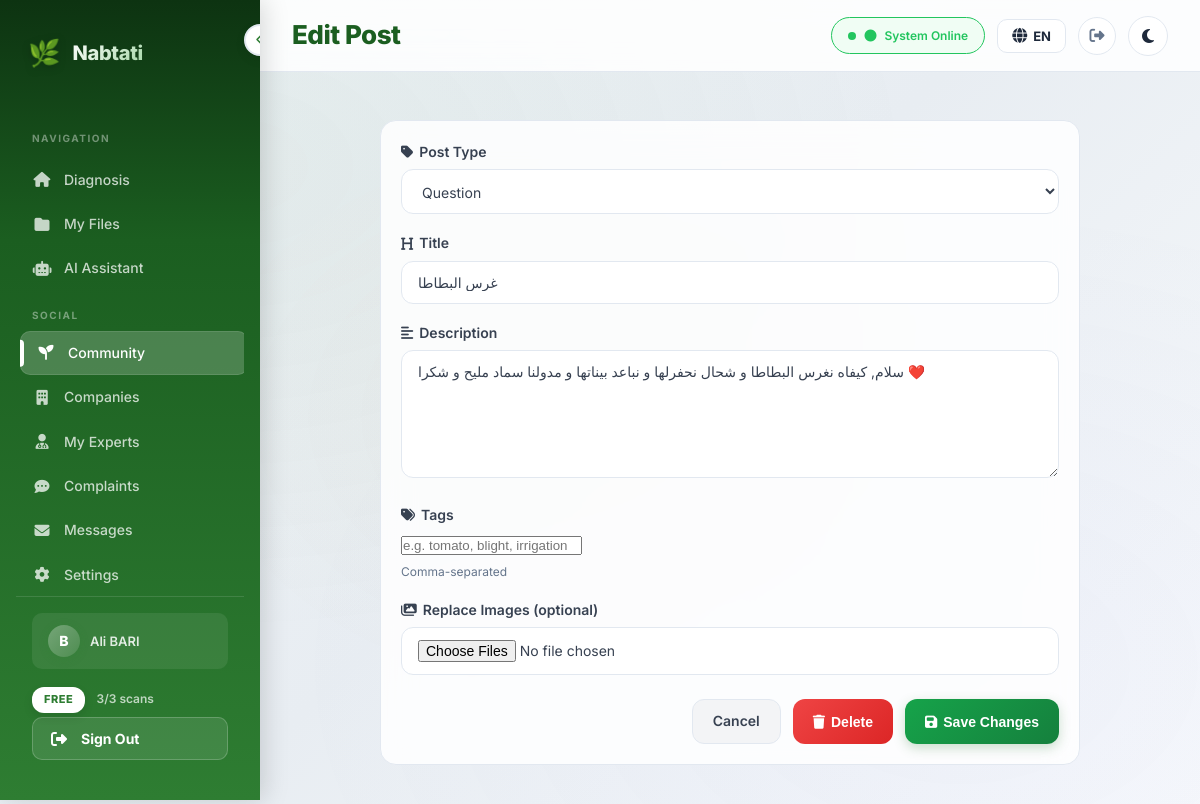
The page /community/post/2/edit/ (signed in) on the database its author committed.
### analysis/models.py (models this page shows, shortened)
class CustomUser(AbstractUser):
    email = models.EmailField(unique=True)
    email_verified = models.BooleanField(default=False)
    birth_date = models.DateField(null=True, blank=True)
    PURPOSE_CHOICES = [
        ("farmer", "Farmer"),
        ("company", "Company"),
        ("other", "Other"),
    ]
    purpose = models.CharField(
        max_length=20,
        choices=PURPOSE_CHOICES,
        default="other",
    )
    user_code = models.CharField(
        max_length=6,
        unique=True,
        default=generate_user_code,
    )
    avatar = models.ImageField(upload_to="avatars/", null=True, blank=True)
    bio = models.TextField(max_length=500, blank=True)
    location = models.CharField(max_length=100, blank=True)
    crops_of_interest = models.JSONField(default=list, blank=True)
    role = models.CharField(
        max_length=10,
        choices=ROLE_CHOICES,
        default="user",
    )
    plan_type = models.CharField(
        max_length=10,
        choices=PLAN_CHOICES,
        default="free",
    )
    subscription_start = models.DateTimeField(null=True, blank=True)
    subscription_end = models.DateTimeField(null=True, blank=True)
    daily_scan_count = models.PositiveIntegerField(default=0)
    last_scan_date = models.DateField(null=True, blank=True)
    total_scans_count = models.PositiveIntegerField(default=0)
    class Meta:
        verbose_name = "User"
        verbose_name_plural = "Users"
    def get_display_name(self):
        if self.role == "company":
            try:
                return self.company_profile.company_name
            except Exception:
                return self.get_full_name() or self.username
        return self.get_full_name() or self.username
    @property
    def is_expert(self):
        return self.role == "expert"
    @property
    def is_admin_role(self):
        return self.role == "admin" or self.is_staff
    @property
    def effective_plan_type(self):
        if self.is_staff:
            return "premium"
        return self.plan_type
    @property
    def plan_config(self):
        return PLAN_CONFIG.get(self.effective_plan_type, PLAN_CONFIG["free"])
    def get_daily_limit(self):
        return self.plan_config["daily_limit"]
    def remaining_scans_today(self):
        from django.utils import timezone as tz
        self._reset_daily_count_if_needed(tz.localdate())
        limit = self.get_daily_limit()
        if limit is None:
            return None
        return max(0, limit - self.daily_scan_count)
    def can_use_chat(self):
        if self.is_staff:
            return True
        return self.plan_type == "premium"
    def _reset_daily_count_if_needed(self, today):
        if self.last_scan_date != today:
            self.daily_scan_count = 0
            self.last_scan_date = today
            self.save(update_fields=["daily_scan_count", "last_scan_date"])

### community/models.py (models this page shows, shortened)
class Post(models.Model):
    author = models.ForeignKey(
        settings.AUTH_USER_MODEL,
        on_delete=models.CASCADE,
        related_name="community_posts",
    )
    title = models.CharField(max_length=300)
    body = models.TextField()
    post_type = models.CharField(
        max_length=20,
        choices=POST_TYPE_CHOICES,
        default="question",
    )
    status = models.CharField(
        max_length=20,
        choices=POST_STATUS_CHOICES,
        default="active",
    )
    tags = models.ManyToManyField(Tag, blank=True, related_name="posts")
    is_pinned = models.BooleanField(default=False)
    is_ad = models.BooleanField(
        default=False,
        help_text="True when this post has an active paid promotion (boosted/sponsored).",
    )
    view_count = models.PositiveIntegerField(default=0)
    created_at = models.DateTimeField(auto_now_add=True)
    updated_at = models.DateTimeField(auto_now=True)
    class Meta:
        ordering = ["-is_pinned", "-created_at"]
        verbose_name = "Post"
        verbose_name_plural = "Posts"
        indexes = [
            models.Index(fields=["-created_at"]),
            models.Index(fields=["author", "-created_at"]),
            models.Index(fields=["status"]),
            models.Index(fields=["post_type"]),
            models.Index(fields=["is_ad"]),
        ]

### community/views.py (the view)
# urls.py: path("post/<int:post_id>/edit/", views.edit_post, name="edit_post"),
@login_required
def edit_post(request, post_id):
    post = get_object_or_404(Post, pk=post_id, author=request.user)
    if request.method == "POST":
        form = PostForm(request.POST, instance=post)
        if form.is_valid():
            form.save()
            tag_names = form.cleaned_data.get("tag_names", "")
            post.tags.clear()
            if tag_names:
                for name in tag_names.split(","):
                    name = name.strip().lower()
                    if name:
                        tag, _ = Tag.objects.get_or_create(
                            name=name,
                            defaults={"slug": name.replace(" ", "-")},
                        )
                        post.tags.add(tag)
            images = request.FILES.getlist("images")
            if images:
                post.images.all().delete()
                for i, img in enumerate(images[:4]):
                    PostImage.objects.create(post=post, image=img, order=i)
            messages.success(request, "Post updated successfully!")
            return redirect("community:post_detail", post_id=post.pk)
    else:
        form = PostForm(instance=post)
        form.initial["tag_names"] = ", ".join(t.name for t in post.tags.all())
    return render(request, "community/edit_post.html", {
        "form": form,
        "post": post,
    })

### community/templates/community/edit_post.html (shortened to what this page needs)
{% extends "analysis/base.html" %}
{% load static %}
{% load i18n %}
{% block header_title %}Edit Post{% endblock %}
{% block nav_community %}active{% endblock %}
{% block extra_head %}
<link rel="stylesheet" href="{% static 'css/community.css' %}">
{% endblock %}
{% block content %}
<div class="create-post-layout">
    <form method="POST" enctype="multipart/form-data" class="create-post-form glass-card">
        <div class="form-group">
            <label class="form-label"><i class="fas fa-tag"></i> Post Type</label>
            {{ form.post_type }}
        </div>
        <div class="form-group">
            <label class="form-label"><i class="fas fa-heading"></i> Title</label>
            {{ form.title }}
        </div>
        <div class="form-group">
            <label class="form-label"><i class="fas fa-align-left"></i> Description</label>
            {{ form.body }}
        </div>
        <div class="form-group">
            <label class="form-label"><i class="fas fa-tags"></i> Tags</label>
            {{ form.tag_names }}
            <span class="form-hint">Comma-separated</span>
        </div>
        <div class="form-group">
            <label class="form-label"><i class="fas fa-images"></i> Replace Images (optional)</label>
            <input type="file" name="images" multiple accept="image/*" class="form-input">
        </div>
        <div class="form-actions">
            <a href="{% url 'community:post_detail' post.pk %}" class="btn-secondary">Cancel</a>
            <form method="POST" action="{% url 'community:delete_post' post.pk %}" style="display:inline;">
                <button type="submit" class="btn-danger" onclick="return confirm('Delete this post?')"><i class="fas fa-trash"></i> Delete</button>
            </form>
            <button type="submit" class="btn-primary"><i class="fas fa-save"></i> Save Changes</button>
        </div>
    </form>
</div>
{% endblock %}

### analysis/templates/analysis/base.html (shortened to what this page needs)
{% load static %}
{% load i18n %}
<!DOCTYPE html>
<html lang="{{ LANGUAGE_CODE }}" dir="{% if LANGUAGE_CODE == 'ar' %}rtl{% else %}ltr{% endif %}" data-theme="light">
<head>
    <link href="https://cdnjs.cloudflare.com/ajax/libs/font-awesome/6.4.0/css/all.min.css" rel="stylesheet">
    <link rel="stylesheet" href="{% static 'css/style.css' %}">
    <link rel="stylesheet" href="{% static 'css/mobile.css' %}">
    {% block extra_head %}{% endblock %}
</head>
<body>
    <aside class="sidebar" id="sidebar" role="navigation" aria-label="{% trans 'Main navigation' %}" style="display:flex;flex-direction:column;">
        <button class="toggle-btn" onclick="toggleSidebar()" aria-label="{% trans 'Toggle sidebar' %}" aria-expanded="true">
            <i class="fas fa-chevron-left"></i>
        </button>
        <div class="logo">
            <span class="logo-icon">🌿</span>
            <span class="logo-text">Nabtati</span>
        </div>
        <div class="nav-section-label">{% trans "Navigation" %}</div>
        <div style="flex:1;overflow-y:auto;">
        <nav>
            <a href="{% url 'home' %}" class="nav {% block nav_home %}{% endblock %}" {% block nav_home_aria %}{% endblock %}>
                <i class="fas fa-home"></i>
                <span class="nav-text">{% trans "Diagnosis" %}</span>
            </a>
            <a href="{% url 'my_files' %}" class="nav {% block nav_files %}{% endblock %}" {% block nav_files_aria %}{% endblock %}>
                <i class="fas fa-folder"></i>
                <span class="nav-text">{% trans "My Files" %}</span>
            </a>
            <a href="{% url 'assistant' %}" class="nav {% block nav_assistant %}{% endblock %}" {% block nav_assistant_aria %}{% endblock %}>
                <i class="fas fa-robot"></i>
                <span class="nav-text">{% trans "AI Assistant" %}</span>
            </a>
            <div class="nav-section-label">{% trans "Social" %}</div>
            <a href="{% url 'community:feed' %}" class="nav {% block nav_community %}{% endblock %}">
                <i class="fas fa-seedling"></i>
                <span class="nav-text">{% trans "Community" %}</span>
            </a>
            <a href="{% url 'companies:directory' %}" class="nav {% block nav_companies %}{% endblock %}">
                <i class="fas fa-building"></i>
                <span class="nav-text">{% trans "Companies" %}</span>
            </a>
            {% if has_experts %}
            <a href="{% url 'experts:user_experts' %}" class="nav {% block nav_experts %}{% endblock %}">
                <i class="fas fa-user-md"></i>
                <span class="nav-text">{% trans "My Experts" %}</span>
            </a>
            {% endif %}
            {% if not is_expert and not user.is_staff %}
            <a href="{% url 'my_complaints' %}" class="nav {% block nav_complaints %}{% endblock %}">
                <i class="fas fa-comment-dots"></i>
                <span class="nav-text">{% trans "Complaints" %}</span>
            </a>
            {% endif %}
            <a href="{% url 'companies:user_messages' %}" class="nav {% block nav_user_messages %}{% endblock %}">
                <i class="fas fa-envelope"></i>
                <span class="nav-text">{% trans "Messages" %}</span>
            </a>
            <a href="{% url 'settings' %}" class="nav {% block nav_settings %}{% endblock %}">
                <i class="fas fa-cog"></i>
                <span class="nav-text">{% trans "Settings" %}</span>
            </a>
        </nav>
        </div>
        <div class="sidebar-footer">
            {% if user.is_authenticated %}
            <div class="user-info">
                <div class="user-avatar">{{ user.username|make_list|first|upper }}</div>
                <span class="nav-text user-name">
                    {{ user.get_display_name }}
                </span>
            </div>
            <div class="nav-text plan-info-sidebar" style="padding: 10px 0 4px 0; font-size: 12px;">
                <span class="plan-badge plan-badge-{{ plan_type }}" style="
                    display: inline-block;
                    padding: 4px 12px;
                    border-radius: 12px;
                    font-size: 11px;
                    font-weight: 800;
                    letter-spacing: 0.5px;
                    text-transform: uppercase;
                    {% if plan_type == 'premium' %}
                        background: linear-gradient(135deg, #f59e0b, #d97706);
                        color: #fff;
                        box-shadow: 0 4px 10px rgba(217, 119, 6, 0.3);
                    {% elif plan_type == 'basic' %}
                        background: linear-gradient(135deg, #6366f1, #4f46e5);
                        color: #fff;
                        box-shadow: 0 4px 10px rgba(79, 70, 229, 0.3);
                    {% else %}
                        background: #fff;
                        color: var(--primary);
                        box-shadow: 0 4px 10px rgba(0,0,0,0.1);
                    {% endif %}
                ">{{ plan_label }}</span>
                {% if daily_limit is not None %}
                <span style="color: rgba(255,255,255,0.7); margin-left: 8px; font-weight: 600;">
                    {{ remaining_scans }}/{{ daily_limit }} {% trans "scans" %}
                </span>
                {% else %}
                <span style="color: rgba(255,255,255,0.7); margin-left: 8px; font-weight: 600;">
                    ∞ {% trans "scans" %}
                </span>
                {% endif %}
            </div>
            <button class="sidebar-logout-btn" onclick="confirmLogout()" data-logout-url="{% url 'logout' %}">
                <i class="fas fa-right-from-bracket"></i>
                <span class="nav-text">{% trans "Sign Out" %}</span>
            </button>
            {% else %}
            <a href="{% url 'login' %}" class="nav">
                <i class="fas fa-sign-in-alt"></i>
                <span class="nav-text">{% trans "Login" %}</span>
            </a>
            {% endif %}
        </div>
    </aside>
    <div class="main-wrapper">
        <header class="header desktop-header">
            <div>
                <h1 class="header-title">{% block header_title %}Nabtati{% endblock %}</h1>
            </div>
            <div class="header-actions">
                {% block header_actions %}
                <span class="status-badge" role="status" aria-live="polite">
                    <i class="fas fa-circle"></i> {% trans "System Online" %}
                </span>
                {% endblock %}
                <div class="lang-switcher" id="langSwitcher">
                    <button class="lang-btn" id="langToggle" type="button" aria-label="{% trans 'Change language' %}">
                        <i class="fas fa-globe"></i>
                        <span>{{ LANGUAGE_CODE|upper }}</span>
                    </button>
                </div>
                {% if user.is_authenticated %}
                <button class="header-logout-btn" onclick="confirmLogout()" data-logout-url="{% url 'logout' %}" title="{% trans 'Sign Out' %}">
                    <i class="fas fa-right-from-bracket"></i>
                </button>
                {% endif %}
                <button class="theme-toggle desktop-theme-toggle" onclick="toggleTheme()" aria-label="{% trans 'Toggle dark mode' %}">
                    <i class="fas fa-moon" id="theme-icon"></i>
                </button>
            </div>
        </header>
        <main class="content" id="main-content">
            {% block content %}{% endblock %}
        </main>
    </div>
</body>
</html>

### rows shown on the page
CustomUser: username|make_list "B", get_display_name "Ali BARI", plan_type "FREE"
Post: post_type "Question", title "غرس البطاطا", body "سلام, كيفاه نغرس البطاطا و شحال نحفرلها و نباعد بيناتها و مدولنا سماد مليح و شكرا ❤️"

### other values the page prints
{{ remaining_scans }} "3"
{{ daily_limit }} "3"
{{ LANGUAGE_CODE|upper }} "EN"
